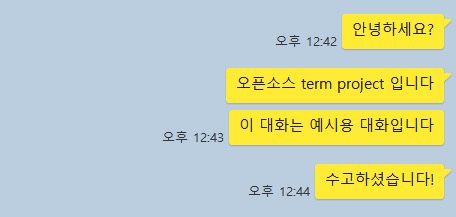
#> input picture image.jpg, 456 x 217 px
$ python 'image2text(add).py' image.jpg
#> lines starting #> are read from the running program, lines starting #| are printed output that depends on the picture; after the words box and inside, x2 and y2 are one past the last pixel; in counts of white or black regions, pixels touching at a corner belong together
import cv2
import numpy as np
import pytesseract
import os
import sys

# Tesseract 경로 설정(사용자마다 다름)
pytesseract.pytesseract.tesseract_cmd = r'C:\Program Files\Tesseract-OCR\tesseract.exe'

# 'crops' 폴더 생성 (이미 존재하면 무시)
if not os.path.exists('crops'):
    os.makedirs('crops')

# 이미지 로드
if len(sys.argv) < 2:
    print("Usage: python image2text.py <image_path>")
    sys.exit(1)

image_file = sys.argv[1]
image_file = os.path.abspath(image_file)  # 절대 경로로 변환

# 이미지 로드
print(f"Attempting to load image from: {image_file}")
large = cv2.imdecode(np.fromfile(image_file, dtype=np.uint8), cv2.IMREAD_COLOR)
#> large is the input picture: shape (217, 456, 3); mean B, G, R 182.4, 208.2, 197.9
if large is None:
    print("Failed to load image from:", image_file)
    sys.exit(1)

# 이미지 크기 축소
rgb = cv2.pyrDown(large)
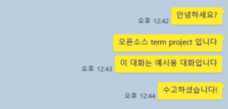
#> rgb: shape (109, 228, 3); mean B, G, R 182.6, 208.2, 197.9
small = cv2.cvtColor(rgb, cv2.COLOR_BGR2GRAY)
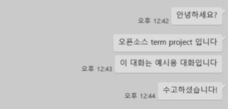
#> small: shape (109, 228); min 108, max 221, mean 202

# 대비 증가 (contrast adjustment)
contrast = cv2.convertScaleAbs(small, alpha=1.5, beta=0)
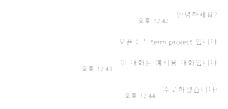
#> contrast: shape (109, 228); min 162, max 255, mean 253.9

# 모폴로지 그라디언트
kernel = cv2.getStructuringElement(cv2.MORPH_ELLIPSE, (3, 3))
grad = cv2.morphologyEx(contrast, cv2.MORPH_GRADIENT, kernel)
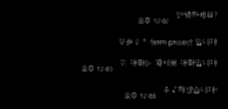
#> grad: shape (109, 228); min 0, max 93, mean 3.1

# 이진화 (Otsu thresholding)
_, bw = cv2.threshold(grad, 0.0, 255.0, cv2.THRESH_BINARY | cv2.THRESH_OTSU)
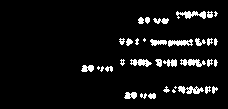
#> bw: shape (109, 228); 6.4% white; 35 white regions (7 under 20 px), largest, box (x1, y1, x2, y2) and area: (176, 11, 206, 19) 140, (178, 86, 204, 94) 129, (180, 59, 206, 67) 126

# 커넥션 클로징 (텍스트 연결 강화)
kernel = cv2.getStructuringElement(cv2.MORPH_RECT, (9, 1))
connected = cv2.morphologyEx(bw, cv2.MORPH_CLOSE, kernel)
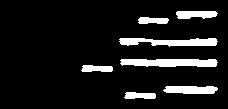
#> connected: shape (109, 228); 10% white; 7 white regions

# 외곽선 찾기
contours, hierarchy = cv2.findContours(connected.copy(), cv2.RETR_EXTERNAL, cv2.CHAIN_APPROX_NONE)
#> contours = 7 contours; box (x1, y1, x2, y2) and area: (120, 59, 218, 67) 581, (119, 38, 218, 47) 495, (163, 86, 218, 94) 325, (176, 11, 218, 19) 234, (124, 92, 156, 99) 150, (81, 65, 113, 72) 150, (138, 17, 169, 24) 144

# 마스크 생성
mask = np.zeros(bw.shape, dtype=np.uint8)

# 크롭된 영역을 텍스트로 인식하기 위한 처리
index = 0  # 크롭된 이미지 번호
for idx in range(len(contours)):
    x, y, w, h = cv2.boundingRect(contours[idx])
    mask[y:y+h, x:x+w] = 0
    cv2.drawContours(mask, contours, idx, (255, 255, 255), -1)
    r = float(cv2.countNonZero(mask[y:y+h, x:x+w])) / (w * h)

    # 텍스트 영역으로 판단될 조건
    if r > 0.45 and w > 8 and h > 8:
        # 크롭된 이미지 저장 (crops 폴더에 저장)
        cropped = rgb[y:y+h, x:x+w]
        cropped_filename = f"crops/cropped_{index}.jpg"
        cv2.imwrite(cropped_filename, cropped)

        # 텍스트 인식 (Tesseract 설정 추가)
#> (the run stopped early here; a loop or call above may not have finished)
